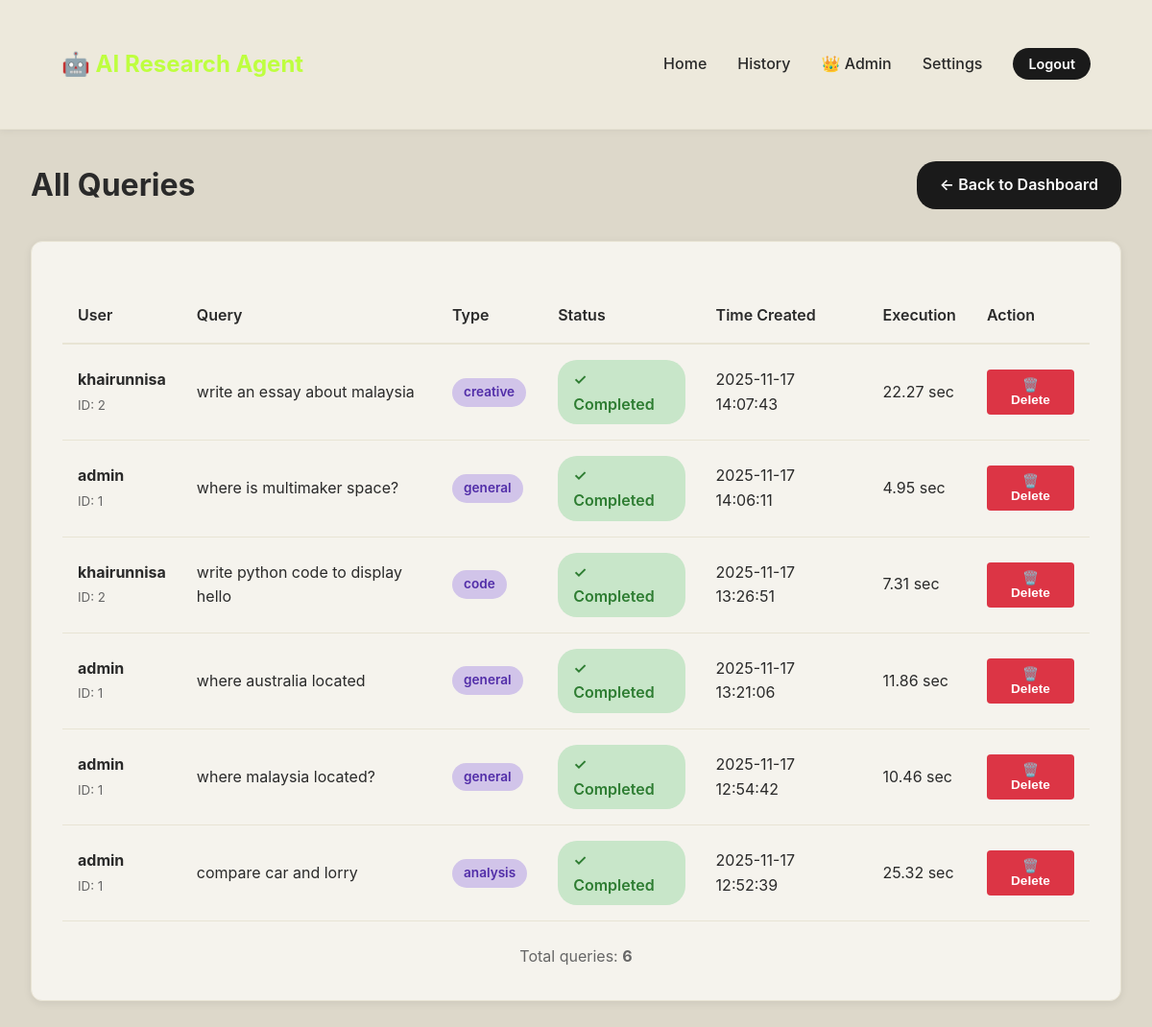
The page /admin/queries (signed in) on the database as committed earlier.
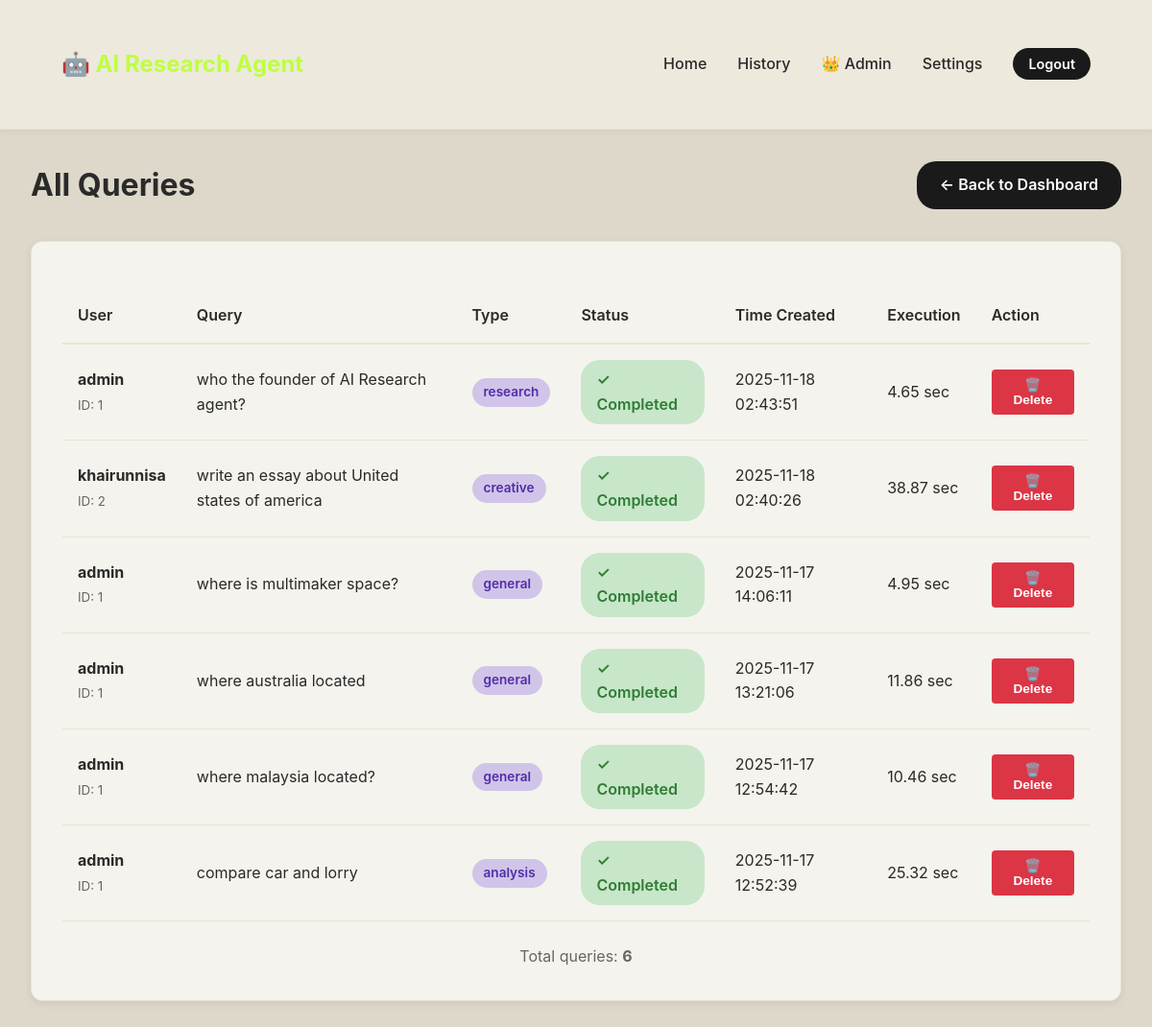
The same page on the database as committed later.
### app.py (models this page shows, shortened)
class Query(db.Model):
    id = db.Column(db.Integer, primary_key=True)
    user_id = db.Column(db.Integer, db.ForeignKey('user.id'), nullable=False)
    query_text = db.Column(db.Text, nullable=False)
    response = db.Column(db.Text)
    reasoning = db.Column(db.Text)
    status = db.Column(db.String(20), default='processing')
    task_type = db.Column(db.String(50))
    execution_time = db.Column(db.Float)
    created_at = db.Column(db.DateTime, default=datetime.utcnow)
    tools_used = db.Column(db.String(255))
    error_message = db.Column(db.Text)
    is_comparison_query = db.Column(db.Boolean, default=False)
    comparison_confidence = db.Column(db.Float, default=0.0)
    table_html = db.Column(db.Text)  # Store generated HTML table
    user = db.relationship('User', backref=db.backref('queries', lazy='dynamic'))

class User(db.Model):
    id = db.Column(db.Integer, primary_key=True)
    username = db.Column(db.String(120), unique=True, nullable=False)
    password = db.Column(db.String(255), nullable=False)
    is_admin = db.Column(db.Boolean, default=False)
    created_at = db.Column(db.DateTime, default=datetime.utcnow)

### app.py (the view)
@app.route('/admin/queries')
@admin_required
def admin_queries():
    page = request.args.get('page', 1, type=int)
    queries = Query.query.order_by(Query.created_at.desc()).paginate(page=page, per_page=10)
    return render_template('admin/queries.html', queries=queries)

### app.py (called while the page is built)
@app.before_request
def make_session_permanent():
    session.permanent = True
    app.permanent_session_lifetime = timedelta(days=7)

def admin_required(f):
    @wraps(f)
    def decorated_function(*args, **kwargs):
        if 'user_id' not in session:
            flash('Please log in first', 'error')
            return redirect(url_for('login'))
        user = User.query.get(session['user_id'])
        if not user or not user.is_admin:
            flash('Admin access required', 'error')
            return redirect(url_for('index'))
        return f(*args, **kwargs)
    return decorated_function

### templates/admin/queries.html (shortened to what this page needs)
{% extends "base.html" %}
{% block content %}
<div class="container">
    <div style="display: flex; justify-content: space-between; align-items: center; margin-bottom: 2rem;">
        <h1 style="color: var(--text-primary);">All Queries</h1>
        <a href="{{ url_for('admin_dashboard') }}" class="btn btn-secondary">← Back to Dashboard</a>
    </div>
    <div class="card">
        {% if queries.items %}
        <table>
            <thead>
                <tr>
                    <th>User</th>
                    <th>Query</th>
                    <th>Type</th>
                    <th>Status</th>
                    <th>Time Created</th>
                    <th>Execution</th>
                    <th>Action</th>
                </tr>
            </thead>
            <tbody>
                {% for query in queries.items %}
                <tr>
                    <td>
                        <strong>{{ query.user.username }}</strong><br>
                        <small style="color: var(--text-secondary);">ID: {{ query.user.id }}</small>
                    </td>
                    <td>
                        {{ query.query_text[:60] }}{% if query.query_text|length > 60 %}...{% endif %}
                    </td>
                    <td>
                        <span class="badge badge-primary">{{ query.task_type }}</span>
                    </td>
                    <td>
                        <span class="status-badge status-{{ query.status }}">
                            {% if query.status == 'completed' %}
                                ✓ Completed
                            {% elif query.status == 'processing' %}
                                ⏳ Processing
                            {% else %}
                                ✗ Failed
                            {% endif %}
                        </span>
                    </td>
                    <td>{{ query.created_at.strftime('%Y-%m-%d %H:%M:%S') }}</td>
                    <td>
                        {% if query.execution_time %}
                            {{ "%.2f"|format(query.execution_time) }} sec
                        {% else %}
                            -
                        {% endif %}
                    </td>
                    <td>
                        <form method="POST" action="{{ url_for('delete_query', query_id=query.id) }}" style="display: inline;" onsubmit="return confirm('Are you sure you want to delete this query?');">
                            <button type="submit" class="btn btn-danger" style="font-size: 0.85rem; padding: 0.5rem 1rem; background-color: #dc3545; color: white; border: none; border-radius: 4px; cursor: pointer;">🗑️ Delete</button>
                        </form>
                    </td>
                </tr>
                {% endfor %}
            </tbody>
        </table>
        <p style="text-align: center; margin-top: 1.5rem; color: var(--text-secondary);">
            Total queries: <strong>{{ queries.total }}</strong>
        </p>
        {% else %}
        <p style="text-align: center; padding: 2rem; color: var(--text-secondary);">
            No queries found.
        </p>
        {% endif %}
    </div>
</div>
{% endblock %}

### templates/base.html (shortened to what this page needs)
<!DOCTYPE html>
<html lang="en">
<head>
</head>
<body>
    {% if session.get('user_id') %}
    <nav>
        <div class="container">
            <a href="{{ url_for('index') }}" class="logo">🤖 AI Research Agent</a>
            <ul>
                <li><a href="{{ url_for('index') }}">Home</a></li>
                <li><a href="{{ url_for('history') }}">History</a></li>
                {% if session.get('is_admin') %}
                    <li><a href="{{ url_for('admin_dashboard') }}"  font-weight: 700;">👑 Admin</a></li>
                {% endif %}
                <li><a href="{{ url_for('settings') }}">Settings</a></li>
                <li><a href="{{ url_for('logout') }}" class="logout-btn">Logout</a></li>
            </ul>
        </div>
    </nav>
    {% endif %}
    {% block content %}{% endblock %}
</body>
</html>

### templates/base.html (style rules this page uses)
* { margin: 0; padding: 0; box-sizing: border-box; }
:root { --bg-primary: #DDD8CA; --bg-light: #EDE9DC; --accent-green: #BEFF3F; --accent-dark: #1a1a1a; --text-primary: #2a2a2a; --text-secondary: #666; --white: #ffffff; --card-bg: #F5F3ED; --border-color: #E8E4D4; }
body { font-family: 'Poppins', -apple-system, BlinkMacSystemFont, 'Segoe UI', Roboto, sans-serif; background: var(--bg-primary); color: var(--text-primary); min-height: 100vh; line-height: 1.6; }
nav { background: var(--bg-light); border-bottom: 1px solid var(--border-color); padding: 1rem 2rem; position: sticky; top: 0; z-index: 100; box-shadow: 0 2px 8px rgba(0, 0, 0, 0.05); }
nav .container { max-width: 1200px; margin: 0 auto; display: flex; justify-content: space-between; align-items: center; }
nav .logo { font-size: 1.5rem; font-weight: 700; color: var(--accent-green); text-decoration: none; }
nav ul { display: flex; list-style: none; gap: 2rem; align-items: center; }
nav a { text-decoration: none; color: var(--text-primary); font-weight: 500; transition: color 0.3s; }
nav .logout-btn { background: var(--accent-dark); color: var(--white); padding: 0.5rem 1rem; border-radius: 20px; font-size: 0.9rem; font-weight: 600; }
.container { max-width: 1200px; margin: 0 auto; padding: 2rem; }
.card { background: var(--card-bg); border-radius: 12px; padding: 2rem; box-shadow: 0 2px 8px rgba(0, 0, 0, 0.08); border: 1px solid var(--border-color); margin-bottom: 1.5rem; }
.btn { padding: 0.75rem 1.5rem; border: none; border-radius: 20px; font-size: 1rem; font-weight: 600; cursor: pointer; transition: all 0.3s; text-decoration: none; display: inline-block; }
.btn-secondary { background: var(--accent-dark); color: var(--white); }
.btn-danger { background: #dc3545; color: white; }
.badge { display: inline-block; padding: 0.25rem 0.75rem; border-radius: 20px; font-size: 0.85rem; font-weight: 600; }
.badge-primary { background: #D1C4E9; color: #512DA8; }
.status-badge { padding: 0.5rem 1rem; border-radius: 20px; font-weight: 600; display: inline-block; }
.status-completed { background: #C8E6C9; color: #2E7D32; }
table { width: 100%; border-collapse: collapse; margin-top: 1rem; }
th { background: var(--card-bg); padding: 1rem; text-align: left; font-weight: 600; border-bottom: 2px solid var(--border-color); color: var(--text-primary); }
td { padding: 1rem; border-bottom: 1px solid var(--border-color); }

Rows that differ between the two databases and show on the page:
removed Query: user.username "khairunnisa", user.id "2", query_text "write python code to display hello", task_type "code", status "✓ Completed", created_at "2025-11-17 13:26:51", execution_time "7.31"
added Query: user.username "admin", user.id "1", query_text "who the founder of AI Research agent?", task_type "research", status "✓ Completed", created_at "2025-11-18 02:43:51", execution_time "4.65"
changed Query "creative": query_text "write an essay about malaysia" → "write an essay about United states of america"; created_at "2025-11-17 14:07:43" → "2025-11-18 02:40:26"; execution_time "22.27" → "38.87"
